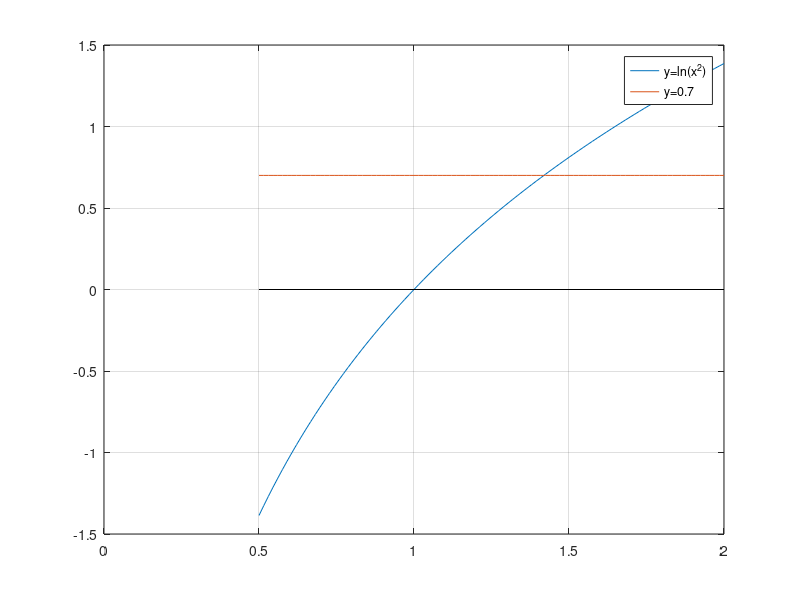

MATLAB code to generate this figure:
xl = 0.5; xu = 2;
i = linspace(xl,xu);
plot(i,log(i.^2),i,0.7*ones(size(i)),[xl xu],[0 0],'k')
grid on, legend('y=ln(x^2)','y=0.7')
f =@(x) log(x.^2)-0.7;

%% Bisection
xr_bisect = xl;
for n = 1:3
    xr_bisect = (xl + xu)/2;
    test = f(xl)*f(xr_bisect);
    if test < 0
        xu = xr_bisect;
    else
        xl = xr_bisect;
    end
end
fprintf('the root is %f (bisection)\n',xr_bisect)

%% False position
xl = 0.5; xu = 2; xr_false = xl;
for n = 1:3
    xr_false = xu - (f(xu)*(xl-xu)) / (f(xl)-f(xu));
    test = f(xl)*f(xr_false);
    if test < 0
        xu = xr_false;
    else
        xl = xr_false;
    end
end
fprintf('the root is %f (false position)\n',xr_false)
